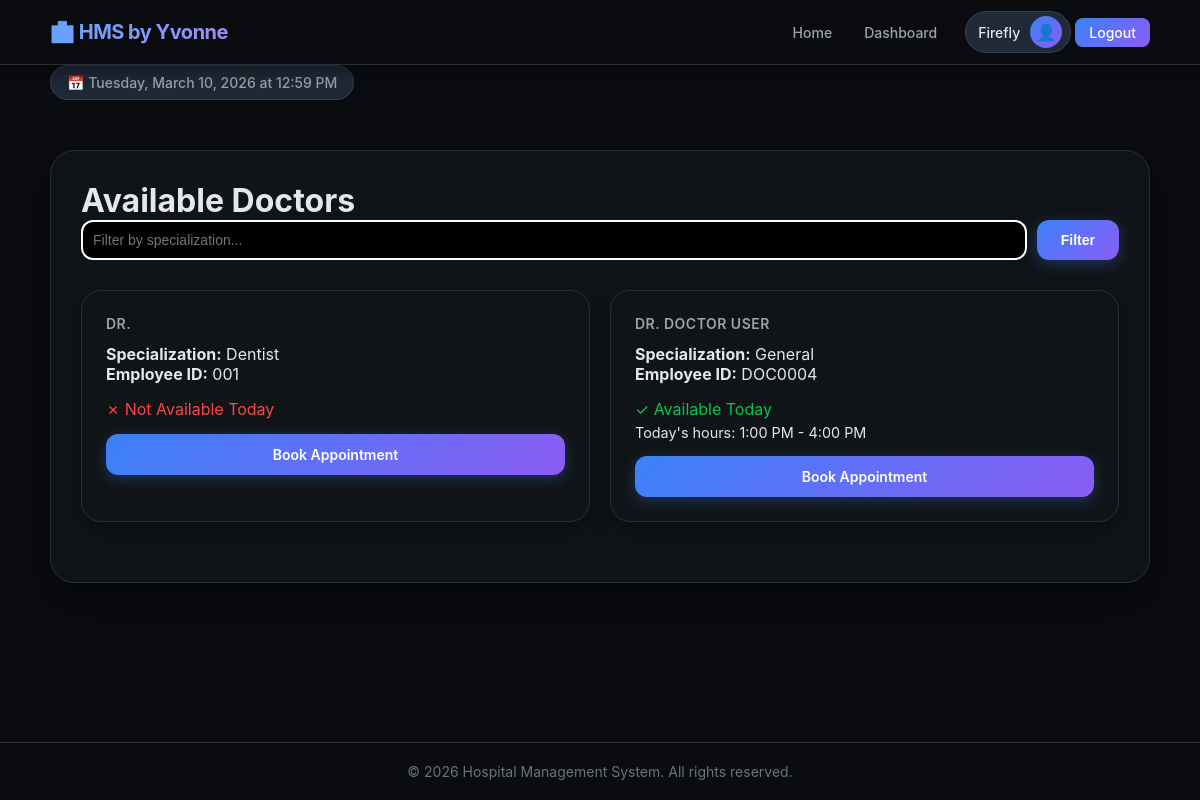
Screenshot of /available-doctors/ (signed in) with the database file from the repository.
### accounts/models.py (models this page shows, shortened)
class Doctor(models.Model):
    user_profile = models.OneToOneField(UserProfile, on_delete=models.CASCADE, related_name='doctor_details')
    employee_id = models.CharField(max_length=20, unique=True)
    specialization = models.CharField(max_length=100)
    license_number = models.CharField(max_length=50, unique=True)

class UserProfile(models.Model):
    USER_TYPES = (
        ('admin', 'Admin'),
        ('receptionist', 'Receptionist'),
        ('doctor', 'Doctor'),
        ('patient', 'Patient'),
    )
    user = models.OneToOneField(User, on_delete=models.CASCADE, related_name='profile')
    user_type = models.CharField(max_length=20, choices=USER_TYPES, default='patient')
    phone_number = models.CharField(max_length=15, blank=True)
    address = models.TextField(blank=True)
    date_of_birth = models.DateField(null=True, blank=True)

class DoctorSchedule(models.Model):
    DAYS_OF_WEEK = [
        (0, 'Monday'),
        (1, 'Tuesday'),
        (2, 'Wednesday'),
        (3, 'Thursday'),
        (4, 'Friday'),
        (5, 'Saturday'),
        (6, 'Sunday'),
    ]
    doctor = models.ForeignKey(Doctor, on_delete=models.CASCADE, related_name='schedules')
    day_of_week = models.IntegerField(choices=DAYS_OF_WEEK)
    start_time = models.TimeField()
    end_time = models.TimeField()
    slot_duration = models.IntegerField(default=30, help_text="Duration in minutes")
    is_available = models.BooleanField(default=True)
    class Meta:
        unique_together = ['doctor', 'day_of_week']
        ordering = ['day_of_week', 'start_time']

### accounts/views.py (the view)
# urls.py: path('available-doctors/', views.available_doctors, name='available_doctors'),
@login_required
def available_doctors(request):
    if request.user.profile.user_type != 'patient':
        messages.error(request, 'Access denied. Only patients can view available doctors.')
        return redirect('dashboard')
    doctors = Doctor.objects.all()
    specialization = request.GET.get('specialization')
    if specialization:
        doctors = doctors.filter(specialization__icontains=specialization)
    today = date.today()
    day_of_week = today.weekday()
    doctor_availability = []
    for doctor in doctors:
        today_schedule = DoctorSchedule.objects.filter(
            doctor=doctor,
            day_of_week=day_of_week,
            is_available=True
        ).first()
        on_time_off = TimeOff.objects.filter(
            doctor=doctor,
            start_date__lte=today,
            end_date__gte=today,
            is_approved=True
        ).exists()
        doctor_availability.append({
            'doctor': doctor,
            'available_today': today_schedule is not None and not on_time_off,
            'schedule': today_schedule,
            'specialization': doctor.specialization,
        })
    return render(request, 'accounts/available_doctors.html', {
        'doctor_availability': doctor_availability,
        'today': today,
    })

### accounts/templates/accounts/available_doctors.html (shortened to what this page needs)
{% extends 'accounts/base.html' %}
{% block content %}
<h1>Available Doctors</h1>
<div style="margin-bottom: 30px;">
    <form method="get" class="form-group" style="display: flex; gap: 10px;">
        <input type="text" name="specialization" placeholder="Filter by specialization..."
               value="{{ request.GET.specialization }}" style="flex: 1; padding: 10px; background: black; color: white; border: 2px solid white;">
        <button type="submit" class="btn">Filter</button>
    </form>
</div>
<div class="dashboard-cards">
    {% for item in doctor_availability %}
    <div class="card" style="text-align: left;">
        <h3>Dr. {{ item.doctor.user_profile.user.get_full_name }}</h3>
        <p><strong>Specialization:</strong> {{ item.doctor.specialization }}</p>
        <p><strong>Employee ID:</strong> {{ item.doctor.employee_id }}</p>
        <div style="margin: 15px 0;">
            {% if item.available_today %}
                <span style="color: #00C851;">✓ Available Today</span>
                {% if item.schedule %}
                    <p style="margin-top: 5px; font-size: 0.9em;">
                        Today's hours: {{ item.schedule.start_time|time:"g:i A" }} - {{ item.schedule.end_time|time:"g:i A" }}
                    </p>
                {% endif %}
            {% else %}
                <span style="color: #ff4444;">✗ Not Available Today</span>
            {% endif %}
        </div>
        <a href="{% url 'book_appointment' %}?doctor={{ item.doctor.id }}" class="btn" style="width: 100%; text-align: center;">Book Appointment</a>
    </div>
    {% empty %}
    <p>No doctors available.</p>
    {% endfor %}
</div>
{% endblock %}

### accounts/templates/accounts/base.html (shortened to what this page needs)
<!DOCTYPE html>
<html lang="en">
<head>
</head>
<body>
    <div class="navbar">
        <div class="container nav-container">
            <div class="logo">🏥 HMS by Yvonne</div>
            <div class="nav-links">
                <a href="{% url 'home' %}">Home</a>
                {% if user.is_authenticated %}
                    <a href="{% url 'dashboard' %}">Dashboard</a>
                    <div class="user-info">
                        <span class="username">{{ user.get_full_name|default:user.username }}</span>
                        <div class="user-icon">👤</div>
                    </div>
                    <a href="{% url 'logout' %}" class="btn-nav">Logout</a>
                {% else %}
                    <a href="{% url 'login' %}">Login</a>
                    <a href="{% url 'register' %}" class="btn-nav">Register</a>
                {% endif %}
            </div>
        </div>
    </div>
    <div class="container">
        <div class="current-date" id="currentDate"></div>
        <div class="content">
            {% block content %}{% endblock %}
        </div>
    </div>
    <div class="footer">
        <div class="container">
            <p>&copy; 2026 Hospital Management System. All rights reserved.</p>
        </div>
    </div>
</body>
</html>

### accounts/templates/accounts/base.html (style rules this page uses)
* { margin: 0; padding: 0; box-sizing: border-box; }
body { background: #0a0c0f; color: #e5e7eb; font-family: 'Inter', -apple-system, BlinkMacSystemFont, 'Segoe UI', Roboto, sans-serif; min-height: 100vh; display: flex; flex-direction: column; }
.container { width: 95%; max-width: 1400px; margin: 0 auto; padding: 0 20px; flex: 1; }
.navbar { background: rgba(10, 12, 15, 0.95); backdrop-filter: blur(10px); border-bottom: 1px solid #2a2f35; padding: 8px 0; position: sticky; top: 0; z-index: 1000; box-shadow: 0 4px 20px rgba(0, 0, 0, 0.5); }
.nav-container { display: flex; justify-content: space-between; align-items: center; height: 48px; }
.logo { font-size: 20px; font-weight: 700; background: linear-gradient(135deg, #60a5fa 0%, #a78bfa 100%); -webkit-background-clip: text; -webkit-text-fill-color: transparent; letter-spacing: -0.5px; }
.nav-links { display: flex; align-items: center; gap: 4px; }
.nav-links a { color: #9ca3af; text-decoration: none; padding: 6px 14px; border-radius: 8px; font-size: 14px; font-weight: 500; transition: all 0.2s; }
.nav-links a.btn-nav { background: linear-gradient(135deg, #3b82f6 0%, #8b5cf6 100%); color: white; }
.user-info { display: flex; align-items: center; gap: 10px; padding: 4px 8px 4px 12px; border-radius: 30px; background: #1f2937; border: 1px solid #374151; margin-left: 10px; }
.user-icon { width: 32px; height: 32px; background: linear-gradient(135deg, #3b82f6 0%, #8b5cf6 100%); border-radius: 50%; display: flex; align-items: center; justify-content: center; color: white; font-size: 16px; }
.username { font-size: 14px; font-weight: 500; color: #e5e7eb; }
.content { background: #111417; padding: 30px; border-radius: 24px; margin: 30px 0; box-shadow: 0 20px 40px rgba(0, 0, 0, 0.4); border: 1px solid #2a2f35; }
.footer { border-top: 1px solid #2a2f35; padding: 20px 0; margin-top: 40px; text-align: center; color: #6b7280; font-size: 14px; }
.form-group { margin-bottom: 20px; }
.form-group input, .form-group select, .form-group textarea { width: 100%; padding: 12px 16px; background: #1f2937; color: #e5e7eb; border: 1px solid #374151; border-radius: 12px; font-size: 14px; transition: all 0.2s; }
.btn { background: linear-gradient(135deg, #3b82f6 0%, #8b5cf6 100%); color: white; border: none; padding: 12px 24px; cursor: pointer; font-size: 14px; font-weight: 600; border-radius: 12px; text-decoration: none; display: inline-block; transition: all 0.2s; box-shadow: 0 4px 15px rgba(59, 130, 246, 0.3); }
.dashboard-cards { display: grid; grid-template-columns: repeat(auto-fit, minmax(240px, 1fr)); gap: 20px; margin: 20px 0 30px; }
.card { background: #111417; padding: 24px; border-radius: 20px; border: 1px solid #2a2f35; box-shadow: 0 8px 20px rgba(0, 0, 0, 0.3); transition: all 0.3s cubic-bezier(0.4, 0, 0.2, 1); position: relative; overflow: hidden; }
.card::before { content: ''; position: absolute; top: 0; left: 0; right: 0; height: 3px; background: linear-gradient(90deg, #3b82f6, #8b5cf6); opacity: 0; transition: opacity 0.3s; }
.card h3 { font-size: 14px; font-weight: 600; color: #9ca3af; margin-bottom: 12px; text-transform: uppercase; letter-spacing: 0.5px; }
.current-date { background: #1f2937; padding: 8px 16px; border-radius: 30px; font-size: 14px; font-weight: 500; color: #9ca3af; display: inline-flex; align-items: center; gap: 8px; border: 1px solid #374151; margin-bottom: 20px; }

### rows the page displays
Doctor: doctor.specialization "Dentist", doctor.employee_id "001", shows "✗ Not Available Today", {{ item.doctor.id }} 1 (drawn)
Doctor: doctor.user_profile.user.get_full_name "DOCTOR USER", doctor.specialization "General", doctor.employee_id "DOC0004", schedule.start_time "1:00 PM", schedule.end_time "4:00 PM"

### other values shown
{{ user.get_full_name|default:user.username }} "Firefly"
